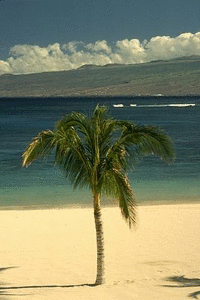
//> input picture imgs/beach.png, 200 x 300 px
$ ./selectivesearchsegmentation_demo   (built with g++ and OpenCV 4)
//> lines starting //> are read from the running program, lines starting //| are printed output that depends on the picture; after the words box and inside, x2 and y2 are one past the last pixel; in counts of white or black regions, pixels touching at a corner belong together
// [30 lines of licence text are left out]


#include "opencv2/ximgproc/segmentation.hpp"
#include "opencv2/highgui.hpp"
#include "opencv2/core.hpp"
#include "opencv2/imgproc.hpp"
#include <iostream>
#include <cstring>
#include <ctime>

using namespace cv;
using namespace cv::ximgproc::segmentation;

static void help() {
    std::cout << std::endl <<
              "A program demonstrating the use and capabilities of a particular image segmentation algorithm described"
              << std::endl <<
              " in Jasper R. R. Uijlings, Koen E. A. van de Sande, Theo Gevers, Arnold W. M. Smeulders: "
              << std::endl <<
              "                       \"Selective Search for Object Recognition\""
              << std::endl <<
              "International Journal of Computer Vision, Volume 104 (2), page 154-171, 2013"
              << std::endl << std::endl <<
              "Usage:" << std::endl <<
              "./selectivesearchsegmentation_demo input_image (single|fast|quality)"
              << std::endl <<
              "Use a to display less rects, d to display more rects, q to quit"
              << std::endl;
}


int main(int argc, char **argv) {

// [4 lines of commented-out code are left out]

    std::string img_path = "../../imgs/beach.png";
    Mat img = imread(img_path, cv::IMREAD_COLOR);
//> img is the input picture: 300 rows x 200 cols, CV_8UC3; mean B, G, R 105, 133.3, 129.5
//    Mat img = imread(argv[1]);

    Ptr<SelectiveSearchSegmentation> gs = createSelectiveSearchSegmentation();
    gs->setBaseImage(img);

    char switch_item = 'q';
    if (switch_item == 's') {
//    if (argv[2][0] == 's') {
        gs->switchToSingleStrategy();
    } else if (switch_item == 'f') {
//    } else if (argv[2][0] == 'f') {
        gs->switchToSelectiveSearchFast();
    } else if (switch_item == 'q') {
//    } else if (argv[2][0] == 'q') {
        gs->switchToSelectiveSearchQuality();
    } else {
        help();
        return -2;
    }

    std::vector<Rect> rects;
    gs->process(rects);

    int nb_rects = 10;

    char c = (char) waitKey();
//> the space key is pressed

    while (c != 'q') {

        Mat wimg = img.clone();

        int i = 0;

        for (std::vector<Rect>::iterator it = rects.begin(); it != rects.end(); ++it) {
            if (i++ < nb_rects) {
                rectangle(wimg, *it, Scalar(0, 0, 255));
            }
        }
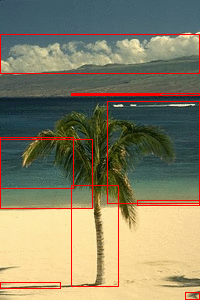
//> wimg: 300 rows x 200 cols, CV_8UC3; 3.88% of pixels changed, all inside (x1, y1, x2, y2) = (0, 34, 200, 300)
//> after the loop, i = 1014
//> the key 'f' is pressed
//> after the loop, i = 1014
//> the key 'd' is pressed
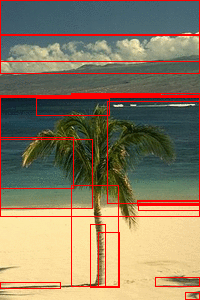
//> wimg: 300 rows x 200 cols, CV_8UC3; 7.47% of pixels changed, all inside (x1, y1, x2, y2) = (0, 0, 200, 300)
//> after the loop, i = 1014
//> the key 'a' is pressed
//> after the loop, i = 1014

        imshow("Output", wimg);
        c = (char) waitKey();
//> the 'q' key is pressed

        if (c == 'd') {
            nb_rects += 10;
        }

        if (c == 'a' && nb_rects > 10) {
            nb_rects -= 10;
        }
    }

    return 0;
}

$ run again, with imgs/000262.jpg saved as imgs/beach.png
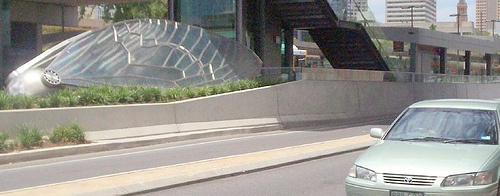
//> input picture imgs/000262.jpg, 500 x 196 px
//> img is the input picture: 196 rows x 500 cols, CV_8UC3; mean B, G, R 141.1, 146.3, 148
//> after the loop `for (std::vector<Rect>::iterator it = rects.begin(); it != rects.end()..`:
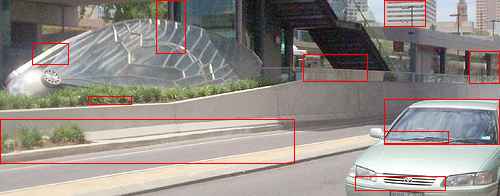
//> wimg: 196 rows x 500 cols, CV_8UC3; 2.21% of pixels changed, all inside (x1, y1, x2, y2) = (0, 0, 500, 191)
//> after the loop `for (std::vector<Rect>::iterator it = rects.begin(); it != rects.end()..`: i = 2705
//> after the loop `for (std::vector<Rect>::iterator it = rects.begin(); it != rects.end()..`:
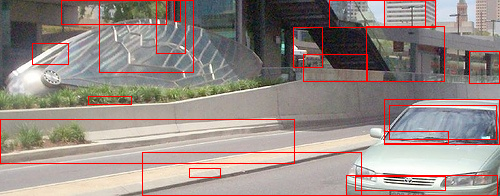
//> wimg: 196 rows x 500 cols, CV_8UC3; 4.58% of pixels changed, all inside (x1, y1, x2, y2) = (0, 0, 500, 196)

$ run again, with imgs/000306.jpg saved as imgs/beach.png
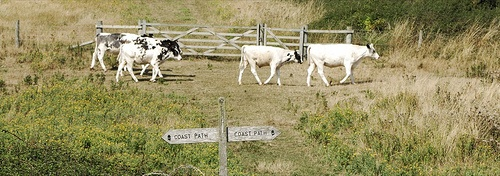
//> input picture imgs/000306.jpg, 500 x 176 px
//> img is the input picture: 176 rows x 500 cols, CV_8UC3; mean B, G, R 96.3, 141.9, 149.5
//> after the loop `for (std::vector<Rect>::iterator it = rects.begin(); it != rects.end()..`:
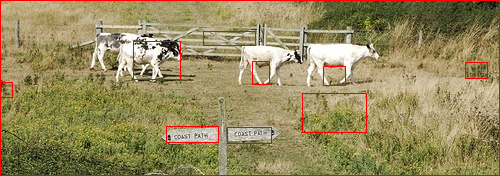
//> wimg: 176 rows x 500 cols, CV_8UC3; 2.71% of pixels changed, all inside (x1, y1, x2, y2) = (0, 0, 500, 176)
//> after the loop `for (std::vector<Rect>::iterator it = rects.begin(); it != rects.end()..`: i = 2401
//> after the loop `for (std::vector<Rect>::iterator it = rects.begin(); it != rects.end()..`:
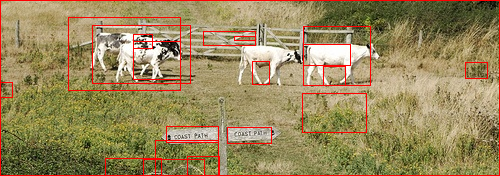
//> wimg: 176 rows x 500 cols, CV_8UC3; 4.37% of pixels changed, all inside (x1, y1, x2, y2) = (0, 0, 500, 176)
